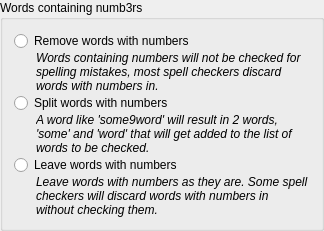
        <widget class="QGroupBox" name="groupBox_3">
         <property name="sizePolicy">
          <sizepolicy hsizetype="Preferred" vsizetype="Maximum">
           <horstretch>0</horstretch>
           <verstretch>0</verstretch>
          </sizepolicy>
         </property>
         <property name="title">
          <string>Words containing numb3rs</string>
         </property>
         <layout class="QFormLayout" name="formLayout_3">
          <property name="fieldGrowthPolicy">
           <enum>QFormLayout::FieldGrowthPolicy::AllNonFixedFieldsGrow</enum>
          </property>
          <property name="verticalSpacing">
           <number>0</number>
          </property>
          <item row="0" column="0" colspan="2">
           <widget class="QRadioButton" name="radioButtonNumbersRemove">
            <property name="text">
             <string>Remove words with numbers</string>
            </property>
           </widget>
          </item>
          <item row="1" column="0">
           <spacer name="horizontalSpacer_3">
            <property name="orientation">
             <enum>Qt::Orientation::Horizontal</enum>
            </property>
            <property name="sizeType">
             <enum>QSizePolicy::Policy::Fixed</enum>
            </property>
            <property name="sizeHint" stdset="0">
             <size>
              <width>16</width>
              <height>0</height>
             </size>
            </property>
           </spacer>
          </item>
          <item row="1" column="1">
           <widget class="QLabel" name="label_10">
            <property name="sizePolicy">
             <sizepolicy hsizetype="Preferred" vsizetype="Ignored">
              <horstretch>0</horstretch>
              <verstretch>0</verstretch>
             </sizepolicy>
            </property>
            <property name="font">
             <font>
              <italic>true</italic>
             </font>
            </property>
            <property name="text">
             <string>Words containing numbers will not be checked for spelling mistakes, most spell checkers discard words with numbers in.</string>
            </property>
            <property name="wordWrap">
             <bool>true</bool>
            </property>
           </widget>
          </item>
          <item row="2" column="0" colspan="2">
           <widget class="QRadioButton" name="radioButtonNumbersSplit">
            <property name="text">
             <string>Split words with numbers</string>
            </property>
           </widget>
          </item>
          <item row="3" column="0">
           <spacer name="horizontalSpacer_4">
            <property name="orientation">
             <enum>Qt::Orientation::Horizontal</enum>
            </property>
            <property name="sizeType">
             <enum>QSizePolicy::Policy::Fixed</enum>
            </property>
            <property name="sizeHint" stdset="0">
             <size>
              <width>16</width>
              <height>0</height>
             </size>
            </property>
           </spacer>
          </item>
          <item row="3" column="1">
           <widget class="QLabel" name="label_9">
            <property name="sizePolicy">
             <sizepolicy hsizetype="Preferred" vsizetype="Ignored">
              <horstretch>0</horstretch>
              <verstretch>0</verstretch>
             </sizepolicy>
            </property>
            <property name="font">
             <font>
              <italic>true</italic>
             </font>
            </property>
            <property name="text">
             <string>A word like 'some9word' will result in 2 words, 'some' and 'word' that will get added to the list of words to be checked.</string>
            </property>
            <property name="wordWrap">
             <bool>true</bool>
            </property>
           </widget>
          </item>
          <item row="4" column="0" colspan="2">
           <widget class="QRadioButton" name="radioButtonNumbersLeave">
            <property name="text">
             <string>Leave words with numbers</string>
            </property>
           </widget>
          </item>
          <item row="5" column="0">
           <spacer name="horizontalSpacer_5">
            <property name="orientation">
             <enum>Qt::Orientation::Horizontal</enum>
            </property>
            <property name="sizeType">
             <enum>QSizePolicy::Policy::Fixed</enum>
            </property>
            <property name="sizeHint" stdset="0">
             <size>
              <width>16</width>
              <height>0</height>
             </size>
            </property>
           </spacer>
          </item>
          <item row="5" column="1">
           <widget class="QLabel" name="label_8">
            <property name="sizePolicy">
             <sizepolicy hsizetype="Preferred" vsizetype="Ignored">
              <horstretch>0</horstretch>
              <verstretch>0</verstretch>
             </sizepolicy>
            </property>
            <property name="font">
             <font>
              <italic>true</italic>
             </font>
            </property>
            <property name="text">
             <string>Leave words with numbers as they are. Some spell checkers will discard words with numbers in without checking them.</string>
            </property>
            <property name="wordWrap">
             <bool>true</bool>
            </property>
           </widget>
          </item>
         </layout>
        </widget>
